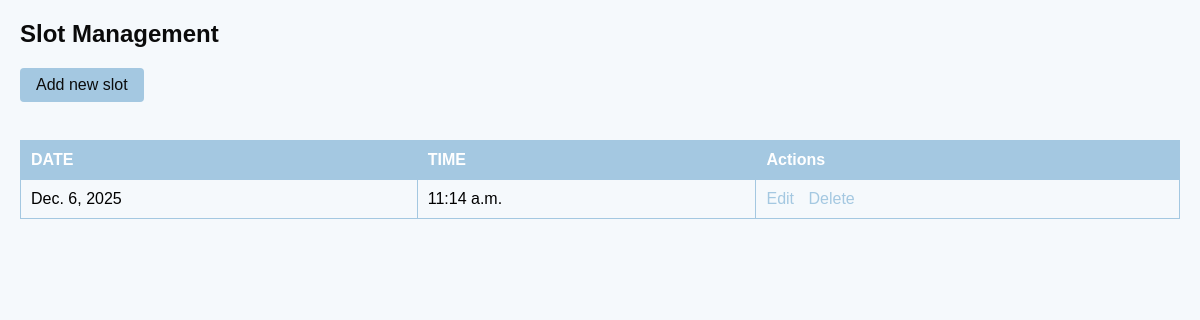
The app's page /Addandmanageslot, older data.
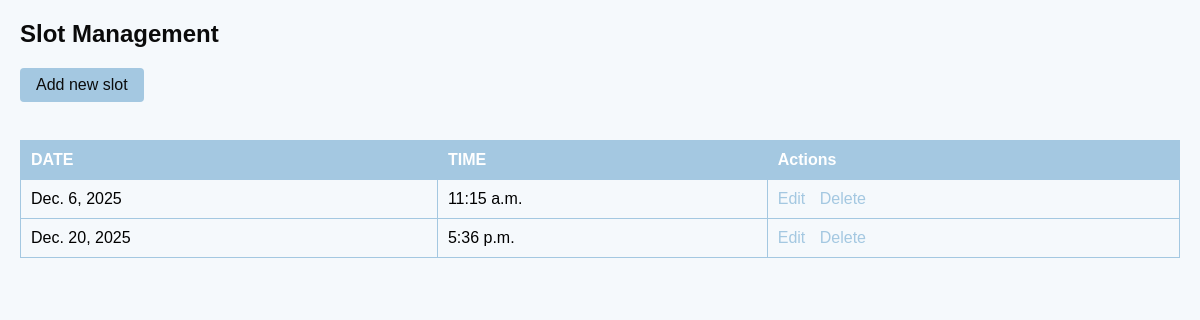
The same page, newer data.
### RenalGuideApp/models.py (models this page shows)
class SlotTable(models.Model):
    date=models.DateField(null=True,blank=True)
    time=models.TimeField(null=True,blank=True)
    availability=models.CharField(max_length=30,null=True,blank=True)

### RenalGuideApp/views.py (the view)
# urls.py: path('Addandmanageslot', Addandmanageslot.as_view(), name="Addandmanageslot"),
class Addandmanageslot(View):
     def get(self, request):
        c=SlotTable.objects.all()
        return render(request, 'administration/Addandmanageslot.html',{'slot':c})

### templates/administration/Addandmanageslot.html (shortened to what this page needs)
<!DOCTYPE html>
<html lang="en">
<head>
</head>
<body>
    <h2>Slot Management</h2>
    <button class="btn" onclick="window.location='/AddSlot'">Add new slot</button><br><br>
    <table>
        <thead>
            <tr>
                <th>DATE</th>
                <th>TIME</th>
                <th>Actions</th>
            </tr>
        </thead>
        <tbody>
            {% for i in slot %}
            <tr>
                <td><span>{{ i.date }}</span></td>
                <td><span>{{ i.time }}</span></td>
                <td>
                    <span>
                        <a href="/EditSlot/{{ i.id }}">Edit</a>
                        <a href="/DeleteSlot/{{ i.id }}" onclick="return confirm('Are you sure you want to delete')">Delete</a>
                    </span>
                </td>
            </tr>
            {% endfor %}
        </tbody>
    </table>
</body>
</html>

Row changes from the older to the newer data that the page shows:
changed SlotTable "Dec. 6, 2025": time "11:14 a.m." → "11:15 a.m."
added SlotTable: date "Dec. 20, 2025", time "5:36 p.m."
